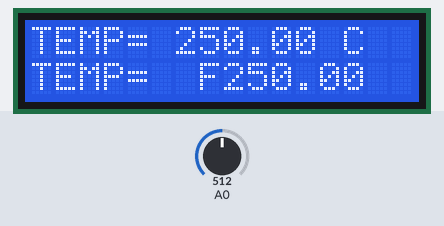
The sketch below on a simulated Arduino Uno, built with avr-gcc and run on an emulated ATmega328P. Parts: 16×2 character LCD. The inputs (shaded band) are chosen by the test bench; at power-on: A0 = 512. What the sketch prints to the serial monitor is not drawn.

Above: at 1.2 s.
1.3 s: A0 set to 216
At 2.5 s:
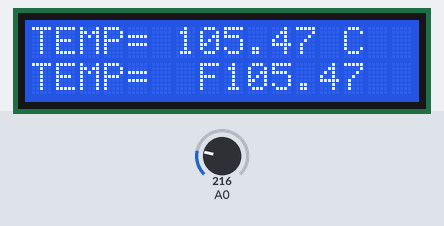
3.0 s: A0 set to 193
At 4.3 s:
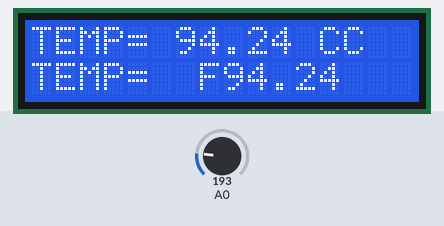
4.6 s: A0 set to 22
At 5.8 s:
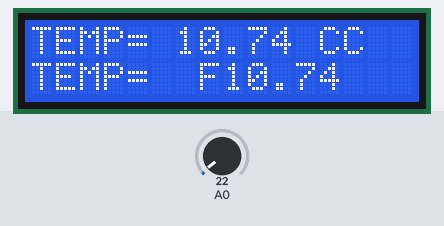
6.1 s: A0 set to 18
At 6.6 s:
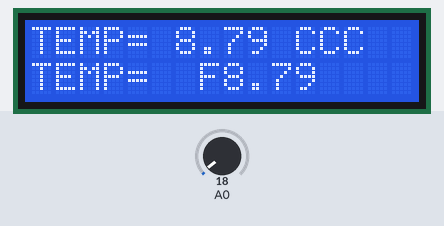
Timing chart, 0 to 8.6 s (numbered marks = the images above; inputs shaded):
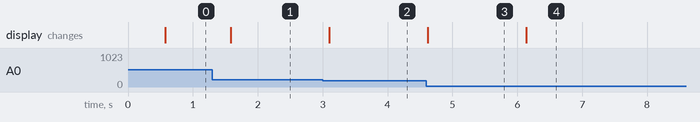

The sketch:

temperature.ino
```cpp
#include <LiquidCrystal.h>   //arduino lcd library

LiquidCrystal lcd(8,9,4,5,6,7);   //defining lcd pins

int value=0;            //initializing variables
float volts=0.0;
float temp=0.0;
float tempF=0.0;

void setup()
{
  pinMode(3,INPUT);      //setting arduino pin3 as input
  Serial.begin(9600);   // opens serial port, sets data rate to 9600 bps
  lcd.begin(16,2);      // set up the LCD's number of columns and rows


}

void loop()
{
  value=analogRead(A0);          //read from A0
  volts=(value/1024.0)*5.0;      //conversion to volts
  temp= volts*100.0;             //conversion to temp Celsius
  tempF=temp*9/5+32;             //conversion to temp Fahrenheit

//display temp no lcd

  Serial.print("temperature= ");
  lcd.println(temp);
  lcd.setCursor(0,0);
  lcd.print("TEMP= ");
  lcd.print(temp);
  lcd.print(" C");
  lcd.setCursor(0,1);
  lcd.print("TEMP= ");
  Serial.println(tempF);
  lcd.print(" F");


  delay(500);
}
```

Measured:
- the behaviour switches between 205 and 204 on A0 (found by bisection; images 1 and 2)
- the behaviour switches between 21 and 20 on A0 (found by bisection; images 3 and 4)
- after the input at 1.3 s, the display: changes after 0.29 s (image 1)
- after the input at 3.0 s, the display: changes after 0.10 s (image 2)
- after the input at 4.6 s, the display: changes at once (image 3)
- after the input at 6.1 s, the display: changes at once (image 4)
